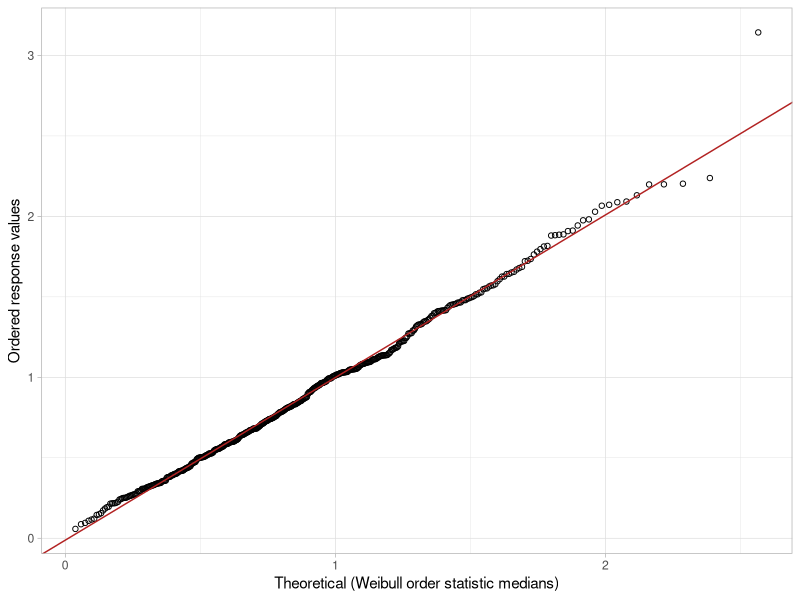

Generate this figure with R:
## ---- chunk 1
#| code-fold: true
#| label: setup-probability-plot
#| message: false
library(tidyverse)

# Uniform order statistic medians (Filliben, 1975)
uniform_medians <- function(n) {
  i <- seq_len(n)
  m <- numeric(n)
  m[1] <- 1 - 0.5^(1 / n)
  m[n] <- 0.5^(1 / n)
  if (n > 2) m[2:(n - 1)] <- (i[2:(n - 1)] - 0.3175) / (n + 0.365)
  m
}

# General probability plot: ordered response values vs. order statistic
# medians for a given distribution's quantile function `qfun`, with a
# fitted reference line.
probability_plot <- function(x, qfun, ...) {
  n <- length(x)
  mm <- uniform_medians(n)
  theoretical <- qfun(mm, ...)
  xs <- sort(x)
  fit <- lm(xs ~ theoretical)

  tibble(theoretical = theoretical, observed = xs) |>
    ggplot(aes(theoretical, observed)) +
    geom_point(shape = 1) +
    geom_abline(intercept = coef(fit)[1], slope = coef(fit)[2], color = "firebrick") +
    labs(x = "Theoretical (Weibull order statistic medians)", y = "Ordered response values") +
    theme_light()
}
## ---- chunk 2
#| code-fold: true
#| label: fig-probability-plot-sample
#| fig-cap: "Weibull probability plot of 500 synthetic Weibull(shape = 2) random numbers"
set.seed(23)
weib <- rweibull(500, shape = 2, scale = 1)
probability_plot(weib, function(p, shape) qweibull(p, shape = shape, scale = 1), shape = 2)
